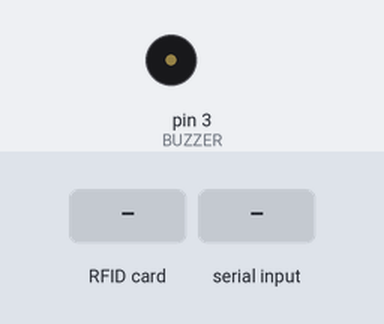
A sketch run on a simulated Arduino Uno, built with avr-gcc and run on an emulated ATmega328P. Parts: buzzer (waves = sounding). The inputs (shaded band) are chosen by the test bench. The modem accepts every AT command (registered, SIM ready, sends succeed) and sends nothing else; what the sketch prints to the serial monitor is not drawn.

Above: at 19.3 s.
19.4 s: RFID card 5E 7A 19 C4 held to the reader
At 19.66 s:
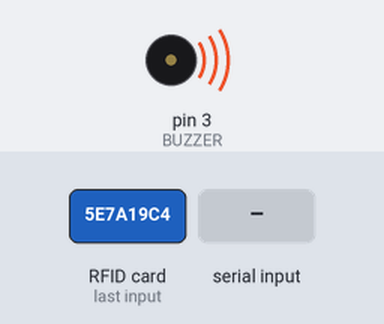
24.2 s: "true\n" received over the second serial link
Timing chart, 0 to 27.2 s (numbered marks = the images above; inputs shaded):
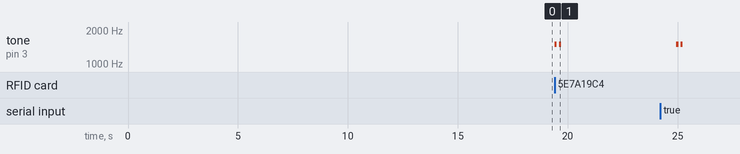

The sketch:

rfid-loc-rec-wifi.ino
```cpp
/*
 * Autor: Arley Souto, Luiza Cezario e Majid
 * Data:31/07/2020
 * Projeto: Conexão e validação com RFID
 */

//Bibliotecas
#include "SPI.h"
#include "MFRC522.h"
#include <SoftwareSerial.h>
#include <stdlib.h>
#include <stdio.h>
#include <string.h>

//Pinos
#define SS_PIN 10
#define RST_PIN 9
#define DEBUG true
#define BUZZER 3
#define led_green 4
#define led_red 5

String ssid = "Inst Brasilia de Tec e Inov 2G";
String pass = "#ibti@2019";
String strID = "";
String servidor = "192.168.2.196";
String uri = "/WiFiRFID?RFID=";
String recebido = "";
int passe = 0;

//ID do dispositivo no Banco de dados
String loc = "1";

//Número de tentativas de reconexão
unsigned int N = 7;

String sendData(String command, const int timeout, boolean debug);
void aproximaCartao(int freq = 1500, int bip = 2);
bool tryagain (String comando, unsigned int N = 7);
bool resposta (String resp);
int permitido (String perm);

String tagID = ""; //Variável que armazenará o ID da Tag
bool access = false; //Variável que verifica a permissão


MFRC522 RFID (SS_PIN, RST_PIN);    // Cria uma nova instância para o leitor e passa os pinos como parâmetro
SoftwareSerial wifi(6, 7);//conexão com wifi

void setup ()
{
  Serial.begin (9600);             // Inicializa a comunicação Serial
  SPI.begin ();                    // Inicializa comunicacao SPI
  RFID.PCD_Init ();                // Inicializa o leitor RFID
  pinMode (BUZZER, OUTPUT);        // Declara o pino do buzzer como saída
  RFID.PCD_SetAntennaGain(RFID.RxGain_max);
  randomSeed(analogRead(0));


  wifi.begin(9600);//monitora o wifi pelo monitor serial

  //Lista as oonexoes disponiveis
  sendData("AT+CWLAP\r\n", 2000, DEBUG);//2000

  // Configura o mode de operacao
  // ? -Lista modos validos, 1- Modo Cliente, 2- Modo Host, 3-Cliente e Host
  sendData("AT+CWMODE=3\r\n",2000,DEBUG);//2000

  // Reseta a ESP-01
 //sendData("AT+RST\r\n", 2000, DEBUG); // rst

 // conecta a rede escolhida
  sendData("AT+CWJAP=\""+ssid+"\",\""+pass+"\"\r\n",10000,DEBUG);//10000

  // Lista o ip adquirido pela ESP-01
  sendData("AT+CIFSR\r\n", 2000, DEBUG);//2000

  // Configura para multiplas conexoes
  sendData("AT+CIPMUX=1\r\n", 2000, DEBUG);//2000

  //server.begin();
  Serial.println("Aproxime o cartão...");//Apenas mostra no monitor quando for a hora de aproximar o RFID card
}

void loop ()
{
  //Inicialmente tagID deve estar vazia.
  tagID = "";
  String success;

  bool okay,tried;

  // Verifica se existe uma Tag presente
  if (!RFID.PICC_IsNewCardPresent () || !RFID.PICC_ReadCardSerial ())
  {
    delay (100);
    return;
  }

  aproximaCartao(1500);


  // Pega o ID da Tag através da função RFID.uid e Armazena o ID na variável tagID
  for (byte i = 0; i < RFID.uid.size; i++)
  {
    tagID.concat (String (RFID.uid.uidByte [i], HEX));
  }


  String dado = "";
  dado = tagID;


  //String dado = tagID;//variavel que recebe o HEX em String
  Serial.println("\n"+ dado );//mostrao HEX que do RFID
  dado.toUpperCase();//passa de letra minuscula para mauscula antes de enviar


  //Dados que serão enviados
  String get = "GET " + uri + dado +"&&LOC="+ loc +" HTTP/1.1\r\n" + "Host:" + servidor +"\r\n\r\n";

  //Envia Dados
  String cipSend = "AT+CIPSEND=";

  cipSend += 2;
  cipSend += ",";
  cipSend += get.length();
  cipSend += "\r\n";

  // Escolhe entre conexão TCP ou UDP com o servidor.
  // Id identificador, endereço do servidos e porta
   success = sendData("AT+CIPSTART=2,\"TCP\",\"" + servidor + "\",7000\r\n",1000,DEBUG);//5000

  okay = resposta(success);

  if(!okay){
  Serial.println("Passou por dentro deste IF!!");
  tried = tryagain("AT+CIPSTART=\"TCP\",\"" + servidor + "\",7000\r\n");
  if(!tried){
    return;
    }
  }

  //envia primeiro o tamanho dos dados, e depois os dados
  sendData(cipSend, 2000, DEBUG);//3000


    recebido =  sendData(get, 2000, DEBUG);//3000
   Serial.println(recebido);

  passe = permitido(recebido);

    Serial.println("Resultado");
    Serial.println(passe);

    if(passe==0)
    {
      accessDenied();
    }else
    {
      accessGranted();
    }

  tagID="";


  //Encerra o comando
  String closeCommand = "AT+CIPCLOSE=";
 closeCommand+=2;
  closeCommand+="\r\n";
  //envia os comandos de encerramento
  sendData(closeCommand, 2000, DEBUG);//foi alterado aqui para forma padrão que seria o DEBUG, aqui estava false 2000

}

void aproximaCartao(int freq = 1500, int bip = 2){
    for (int j = 0; j < bip; j++){
      //liga o buzzer
      tone(BUZZER, freq);
      delay(100);

      //desliga buzzer
      noTone(BUZZER);
      delay(100);
    }
  }

 String sendData(String command, const int timeout, boolean debug){
    String response = "";

    wifi.print(command);

    long int time = millis();

    while((time + timeout) > millis()){
      while(wifi.available()){
        char c = wifi.read();
        response += c;
      }
    }
    if(debug){
      Serial.print(response);
    }
    return response;
  }

  bool tryagain (String comando,  unsigned int N = 7){

  bool recebeu;
  String try_answer;

  for (int i = 1;i<= N; i++){
  Serial.print("Esperando "); Serial.print(pow(2,i)); Serial.println(" Segundos para tentar reconexão...");
  delay(1000*pow(2,i));
  Serial.print("Tentando Reconexão pela "); Serial.print(i) ;Serial.println("° Vez");
  try_answer = sendData(comando ,1000,DEBUG);
  recebeu = resposta(try_answer);
  if(recebeu){
    Serial.println ("Reconectado!!");
    return true;
    }
  else {
    aproximaCartao(493);
    continue;
    }
 }
  Serial.println ("Desconectado");
  aproximaCartao(261,1);
  return false;
}

  bool resposta (String resp){

  char * pch;
  const char * suc;
  int ascii;

  suc = resp.c_str();
  pch = strstr(suc,"ERROR");
  //Serial.print("Comparando String com ERROR: "); Serial.println(pch);
  ascii = pch;
  if (ascii == 0){
    return true;
    }
  else{
    return false;
    }
   }

  int permitido (String perm){

  char * pch;
  const char * suc;
  int ascii;

  suc = perm.c_str();
  pch = strstr(suc,"true");
  //Serial.print("Comparando String com true: "); Serial.println(pch);
  ascii = pch;
  if (ascii == 0){
    return 0;
    }
  else{
    return 1;
    }
   }

 void accessGranted ()
{

 int count = 2; //definindo a quantidade de bips
  for (int j = 0; j < count; j++)
  {
    //Ligando o buzzer com uma frequência de 1500 hz e ligando o led verde.
    tone (BUZZER, 1500);
    digitalWrite (led_green, HIGH);
    delay (100);

    //Desligando o buzzer e led verde.
    noTone (BUZZER);
    digitalWrite (led_green, LOW);
    delay (100);
  }
  access = false;  //Seta a variável access como false novamente
}

void accessDenied ()
{

  int count = 1;  //definindo a quantidade de bips
  for (int j = 0; j < count; j++)
  {
    //Ligando o buzzer com uma frequência de 500 hz e ligando o led vermelho.
    tone (BUZZER, 500);
    digitalWrite (led_red, HIGH);
    delay (500);

    //Desligando o buzzer e o led vermelho.
    noTone (BUZZER);
    digitalWrite (led_red, LOW);
    delay (500);
  }
}
```

Measured:
- after the input at 19.4 s, tone on pin 3 (BUZZER): alternates 1500 Hz for 0.10 s and silent for 0.10 s, 4 changes in all, then stays silent, starting at once
